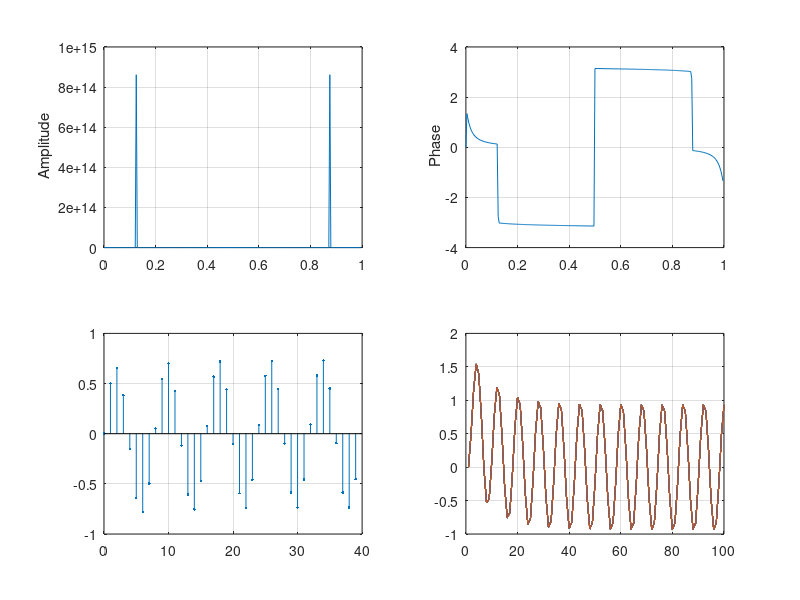
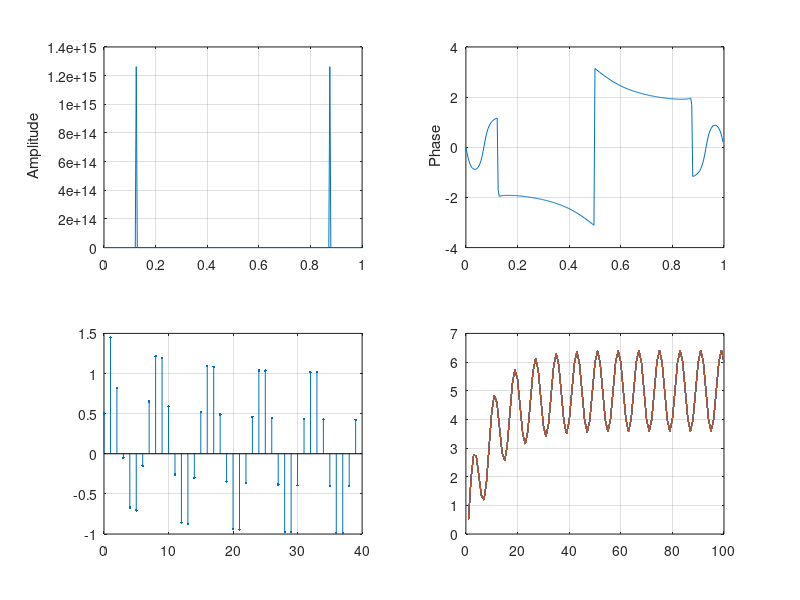
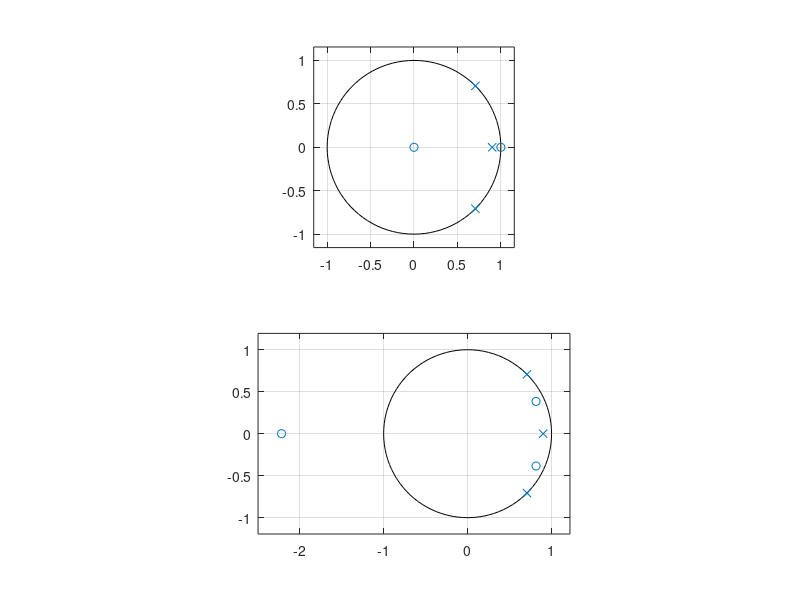

MATLAB code for these plots, in order:
%1.1
b1 = [0,0.5,-0.5];
a1 = [1,-(2^(0.5))-0.9,1+0.9*(2^(0.5)),-0.9];
%a1 = [1,-2.3142,2.2728,-0.9];
[H,w] = freqz(b1,a1,256,'whole',1);
Hr = abs(H);%amplitude
Hphase = angle(H);%phase
%Hphase = unwrap(Hphase);
figure(1)
subplot(221)
plot(w,Hr);
grid on;
ylabel(' Amplitude');
subplot(222)
plot(w,Hphase);
grid on;
ylabel(' Phase');
%1.2
[h,t]=impz(b1,a1,40);
subplot(223)
stem(t,h,'.');
grid on;
%1.3
x = ones(100);
t = 1:100;
y = filter(b1,a1,x);
subplot(224)
plot(t,y);
grid on;

%2.1
b2 = [0.5,1-0.5*2^0.5,-1.4,0.9];
a2 = [1,-2^0.5-0.9,1+0.9*2^0.5,-0.9];
[H,w] = freqz(b2,a2,256,'whole',1);
Hr2 = abs(H);%amplitude
Hphase = angle(H);%phase
%Hphase = unwrap(Hphase);
figure(2)
subplot(221)
plot(w,Hr2);
grid on;
ylabel(' Amplitude');
subplot(222)
plot(w,Hphase);
grid on;
ylabel(' Phase');
%2.2
[h,t]=impz(b2,a2,40);
subplot(223)
stem(t,h,'.');
grid on;
%2.3
x = ones(100);
t = 1:100;
y = filter(b2,a2,x);
subplot(224)
plot(t,y);
grid on;

%3.1
figure(3)
subplot(2,1,1)
zplane(b1,a1);
subplot(2,1,2)
zplane(b2,a2);